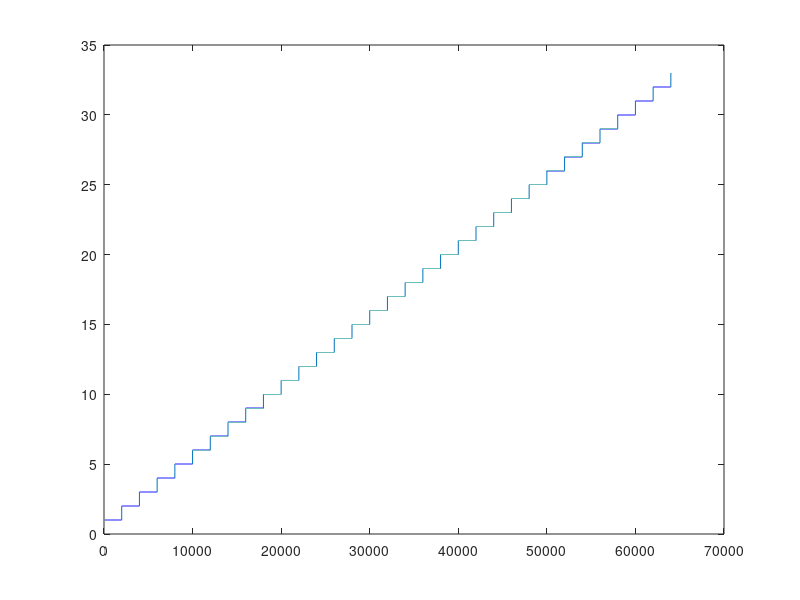

Recreate this plot in MATLAB.


result=1:64000;
index=1;

for we=1:64000
    if(mod(we,2000)==0)
    index=index+1;  

    end
result(1,we)=index;
end
plot(result);